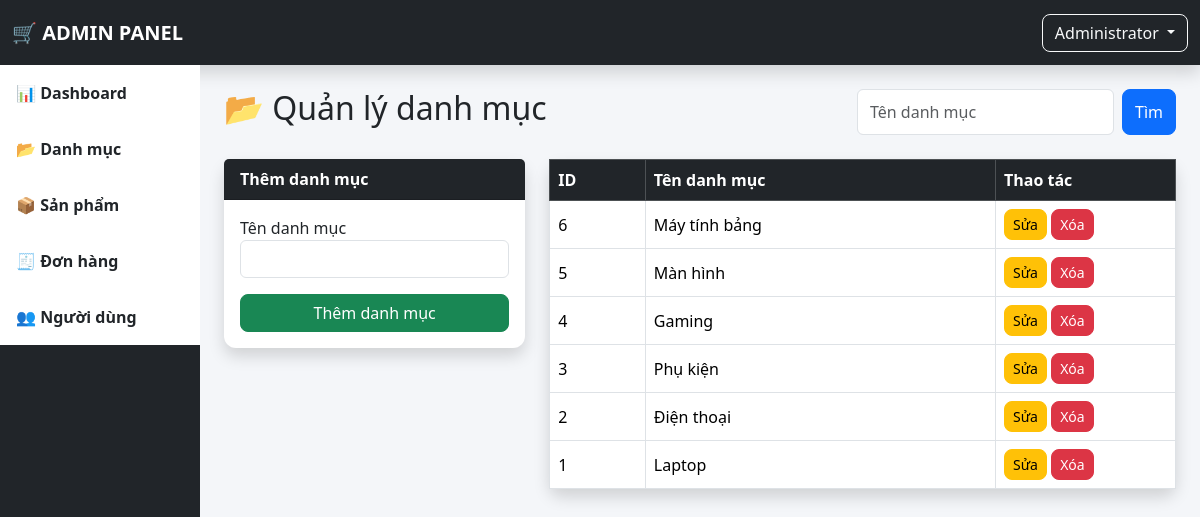
The app's page /admin/category.php (signed in) with its own data.
### tables this page shows
CREATE TABLE users (
    id INT AUTO_INCREMENT PRIMARY KEY,
    username VARCHAR(50) NOT NULL UNIQUE,
    password VARCHAR(255) NOT NULL,
    fullname VARCHAR(100) NOT NULL,
    email VARCHAR(100) NOT NULL UNIQUE,
    role ENUM('admin','customer') DEFAULT 'customer',
    created_at TIMESTAMP DEFAULT CURRENT_TIMESTAMP
);

CREATE TABLE categories (
    id INT AUTO_INCREMENT PRIMARY KEY,
    name VARCHAR(100) NOT NULL
);

### admin/category.php (the view, shortened to what this page needs)
<?php
include 'header.php';
$edit=false;
$key="";
$sql="SELECT * FROM categories";
$sql.=" ORDER BY id DESC";
$result=$conn->query($sql);
?>
<div class="d-flex justify-content-between mb-4">
<h2>📂 Quản lý danh mục</h2>
<form class="d-flex">
<input
class="form-control me-2"
name="search"
value="<?= htmlspecialchars($key) ?>"
placeholder="Tên danh mục">
<button class="btn btn-primary">
Tìm
</button>
</form>
</div>
<div class="row">
<div class="col-lg-4">
<div class="card shadow">
<div class="card-header bg-dark text-white">
<?= $edit ? "Sửa danh mục" : "Thêm danh mục" ?>
</div>
<div class="card-body">
<form method="POST">
<div class="mb-3">
<label>Tên danh mục</label>
<input
type="text"
name="name"
class="form-control"
required
value="<?= $edit ? htmlspecialchars($edit['name']) : "" ?>">
</div>
<?php if($edit): ?>
<button
name="update"
class="btn btn-warning w-100">
Cập nhật
</button>
<a
href="category.php"
class="btn btn-secondary w-100 mt-2">
Hủy
</a>
<?php else: ?>
<button
name="add"
class="btn btn-success w-100">
Thêm danh mục
</button>
<?php endif; ?>
</form>
</div>
</div>
</div>
<div class="col-lg-8">
<div class="card shadow">
<div class="table-responsive">
<table class="table table-hover table-bordered mb-0">
<thead class="table-dark">
<tr>
<th>ID</th>
<th>Tên danh mục</th>
<th width="180">
Thao tác
</th>
</tr>
</thead>
<tbody>
<?php while($row=$result->fetch_assoc()): ?>
<tr>
<td>
<?= $row['id'] ?>
</td>
<td>
<?= htmlspecialchars($row['name']) ?>
</td>
<td>
<a
href="?edit=<?= $row['id'] ?>"
class="btn btn-warning btn-sm">
Sửa
</a>
<a
href="?delete=<?= $row['id'] ?>"
class="btn btn-danger btn-sm"
onclick="return confirm('Xóa danh mục này?')">
Xóa
</a>
</td>
</tr>
<?php endwhile; ?>
</tbody>
</table>
</div>
</div>
</div>
</div>
<?php include 'footer.php'; ?>

### admin/header.php (shortened to what this page needs)
<?php
require_once "../config/db.php";
$user_id = $_SESSION['user_id'];
$stmt = $conn->prepare("SELECT fullname FROM users WHERE id=?");
$stmt->bind_param("i", $user_id);
$stmt->execute();
$result = $stmt->get_result();
$admin = $result->fetch_assoc();
$fullname = $admin['fullname'] ?? $_SESSION['username'];
?>
<!DOCTYPE html>
<html lang="vi">
<head>
    <link href="https://cdn.jsdelivr.net/npm/bootstrap@5.3.3/dist/css/bootstrap.min.css" rel="stylesheet">
    <link rel="stylesheet" href="../assets/css/admin.css">
</head>
<body>
<nav class="navbar navbar-dark bg-dark shadow">
    <div class="container-fluid">
        <a class="navbar-brand fw-bold" href="index.php"> 🛒 ADMIN PANEL </a>
        <div class="dropdown">
            <button class="btn btn-outline-light dropdown-toggle" data-bs-toggle="dropdown">
                <?= htmlspecialchars($fullname) ?>
            </button>
        </div>
    </div>
</nav>
<div class="container-fluid">
<div class="row">
<div class="col-md-2 bg-dark text-white min-vh-100 p-0">
    <div class="list-group rounded-0">
        <a href="index.php" class="list-group-item list-group-item-action"> 📊 Dashboard </a>
        <a href="category.php" class="list-group-item list-group-item-action"> 📂 Danh mục </a>
        <a href="product-list.php" class="list-group-item list-group-item-action"> 📦 Sản phẩm </a>
        <a href="order.php" class="list-group-item list-group-item-action"> 🧾 Đơn hàng </a>
        <a href="user_list.php" class="list-group-item list-group-item-action"> 👥 Người dùng </a>
    </div>
</div>
<div class="col-md-10 p-4">

### assets/css/admin.css (style rules this page uses)
body { background:#f4f6f9; font-family:Segoe UI; }
.navbar { height:65px; }
.list-group-item { border:none; padding:16px; font-weight:600; }
.card { border:none; border-radius:12px; }
.card-header { font-weight:bold; }
.table th { vertical-align:middle; }
.table td { vertical-align:middle; }
.btn { border-radius:8px; }

### records on screen
users: fullname "Administrator"
categories: id "6", name "Máy tính bảng"
categories: id "5", name "Màn hình"
categories: id "4", name "Gaming"
categories: id "3", name "Phụ kiện"
categories: id "2", name "Điện thoại"
categories: id "1", name "Laptop"
